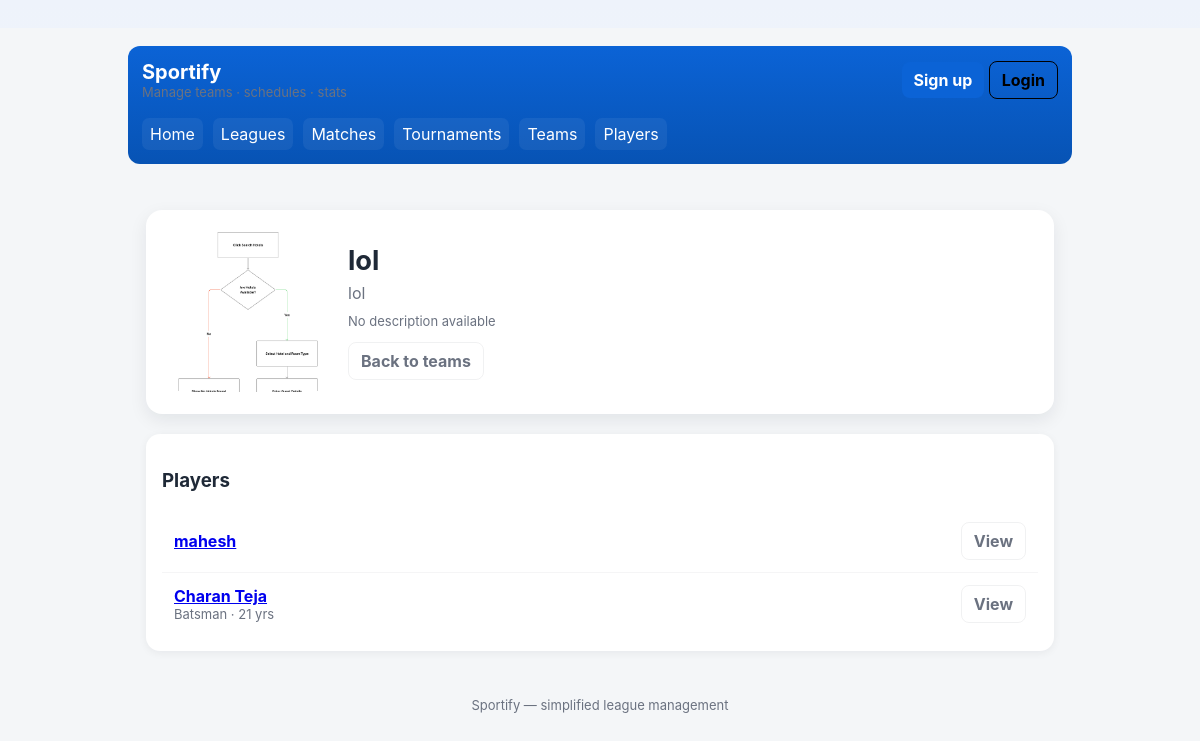
The page /accounts/teams/4/ on the database its author committed.
### accounts/models.py (models this page shows, shortened)
class Team(models.Model):
    name = models.CharField(max_length=200)
    short_name = models.CharField(max_length=20, blank=True)
    logo = models.ImageField(upload_to='teams/', null=True, blank=True)
    created_at = models.DateTimeField(auto_now_add=True)
    players = models.ManyToManyField(Player, blank=True, related_name='teams')

class Player(models.Model):
    user = models.OneToOneField(User, on_delete=models.CASCADE, null=True, blank=True)
    full_name = models.CharField(max_length=200)
    bio = models.TextField(blank=True)
    photo = models.ImageField(upload_to='players/', null=True, blank=True)
    position = models.CharField(max_length=100, blank=True)
    age = models.PositiveIntegerField(null=True, blank=True)

### accounts/views.py (the view)
# urls.py: path('teams/<int:pk>/', views.team_detail, name='team_detail'),
def team_detail(request, pk):
    team = get_object_or_404(Team, pk=pk)
    try:
        user_is_member = request.user.is_staff or (hasattr(request.user, 'player') and team.players.filter(user=request.user).exists())
    except Exception:
        user_is_member = False
    team.user_is_member = user_is_member
    return render(request, 'teams/team_detail.html', {'team': team})

### templates/teams/team_detail.html (shortened to what this page needs)
{% extends 'base.html' %}
{% block content %}
<div class="container">
  <div class="team-hero" role="region" aria-labelledby="team-title">
    <div>
      {% if team.logo %}
        <img src="{{ team.logo.url }}" alt="{{ team.name }} logo" class="team-logo-large">
      {% else %}
        <div class="team-logo-large" style="display:flex;align-items:center;justify-content:center;background:linear-gradient(135deg,var(--accent),var(--accent-2));color:#fff;font-weight:800;font-size:56px;border-radius:16px">{{ team.name|slice:":1" }}</div>
      {% endif %}
    </div>
    <div class="team-info">
      <h2 id="team-title">{{ team.name }}</h2>
      <div class="meta">{{ team.short_name|default:"" }}</div>
      <p class="muted" style="margin-top:10px">{{ team.description|default:"No description available" }}</p>
      <div class="controls">
        <a class="btn ghost" href="{% url 'accounts:team_list' %}">Back to teams</a>
      </div>
    </div>
  </div>
  <section class="players-card" aria-labelledby="players-heading">
    <h3 id="players-heading">Players</h3>
    {% if team.players.all %}
      <div role="list">
        {% for p in team.players.all %}
          <div class="player-row" role="listitem">
            <div style="min-width:0">
              <a href="{% url 'accounts:player_profile' p.pk %}" style="font-weight:700">{{ p.full_name }}</a>
              <div class="muted" style="font-size:13px">{{ p.position|default:"" }} {% if p.age %}· {{ p.age }} yrs{% endif %}</div>
            </div>
            <div class="player-actions">
              <a class="btn ghost" href="{% url 'accounts:player_profile' p.pk %}">View</a>
            </div>
          </div>
        {% endfor %}
      </div>
    {% else %}
      <div class="players-empty">No players added yet.</div>
    {% endif %}
  </section>
</div>
{% endblock %}

### templates/base.html (style rules this page uses)
:root { --bg:#f6f8fb; --card:#ffffff; --muted:#6b7280; --accent:#0d6efd; --accent-2:#0b5ed7; --radius:12px; --shadow: 0 6px 18px rgba(15,23,42,0.08); --shadow-sm: 0 2px 8px rgba(15,23,42,0.06); --max-width:1100px; --glass: rgba(255,255,255,0.65); font-family: Inter, ui-sans-serif, system-ui, -apple-system, "Segoe UI", Roboto, "Helvetica Neue", Arial; }
html,body { height:100%;margin:0;background:linear-gradient(180deg,#eef3fb 0%,var(--bg) 100%);color:#0f172a; }
.container { max-width:var(--max-width);margin:0 auto;padding:28px; }
.btn { display:inline-flex;align-items:center;gap:8px;padding:10px 16px;border-radius:10px;border:0;cursor:pointer;font-weight:700;text-decoration:none; }
.muted { color:var(--muted) }
:root { --bg:#f4f6f8; --surface:#ffffff; --accent:#0b63d6; --muted:#6b7280; --radius:10px; --max:980px; }
* { box-sizing:border-box }
body { margin:0;font-family:Inter, system-ui, -apple-system, "Segoe UI", Roboto, Arial; background:var(--bg); color:#1f2937 }
.container { max-width:var(--max);margin:28px auto;padding:18px }
.btn { display:inline-block;padding:8px 12px;border-radius:8px;text-decoration:none;background:var(--accent);color:#fff;border:0;cursor:pointer }
.btn.ghost { background:transparent;color:#333;border:1px solid #e6e8eb }
.muted { color:var(--muted);font-size:13px }

### templates/teams/team_detail.html (style rules this page uses)
.team-hero { display:flex;gap:20px;align-items:center;background:var(--card);padding:22px;border-radius:16px;box-shadow:var(--shadow); }
.team-logo-large { width:160px;height:160px;border-radius:16px;object-fit:cover;display:block;flex:0 0 auto }
.team-info h2 { margin:0;font-size:1.7rem }
.meta { color:var(--muted);margin-top:6px }
.controls { display:flex;gap:10px;margin-top:12px;flex-wrap:wrap }
.players-card { margin-top:20px;padding:16px;border-radius:14px;background:var(--card);box-shadow:var(--shadow-sm) }
.player-row { display:flex;align-items:center;justify-content:space-between;padding:12px;border-bottom:1px solid rgba(15,23,42,0.04) }
.player-row:last-child { border-bottom:0 }
.player-actions a { margin-left:8px }
.btn.ghost { background:transparent;color:var(--muted);border:1px solid rgba(15,23,42,0.06) }
a[role="button"], .btn { outline-offset:3px }

### rows shown on the page
Team: logo (picture), name "lol", short_name "lol"
Player: full_name "mahesh"
Player: full_name "Charan Teja", position "Batsman", age "21"

### other values the page prints
{{ team.description|default:"No description available" }} "No description available"
